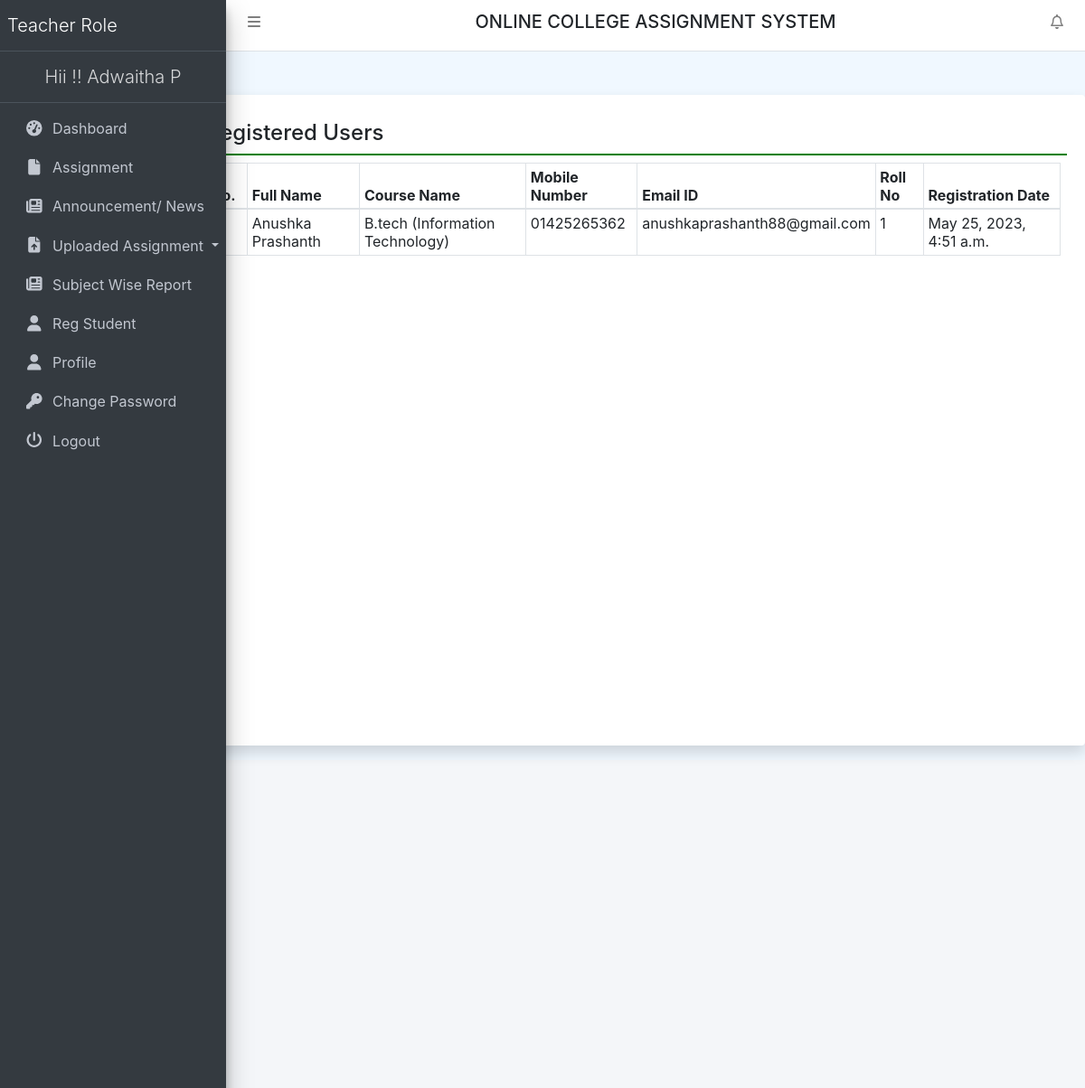
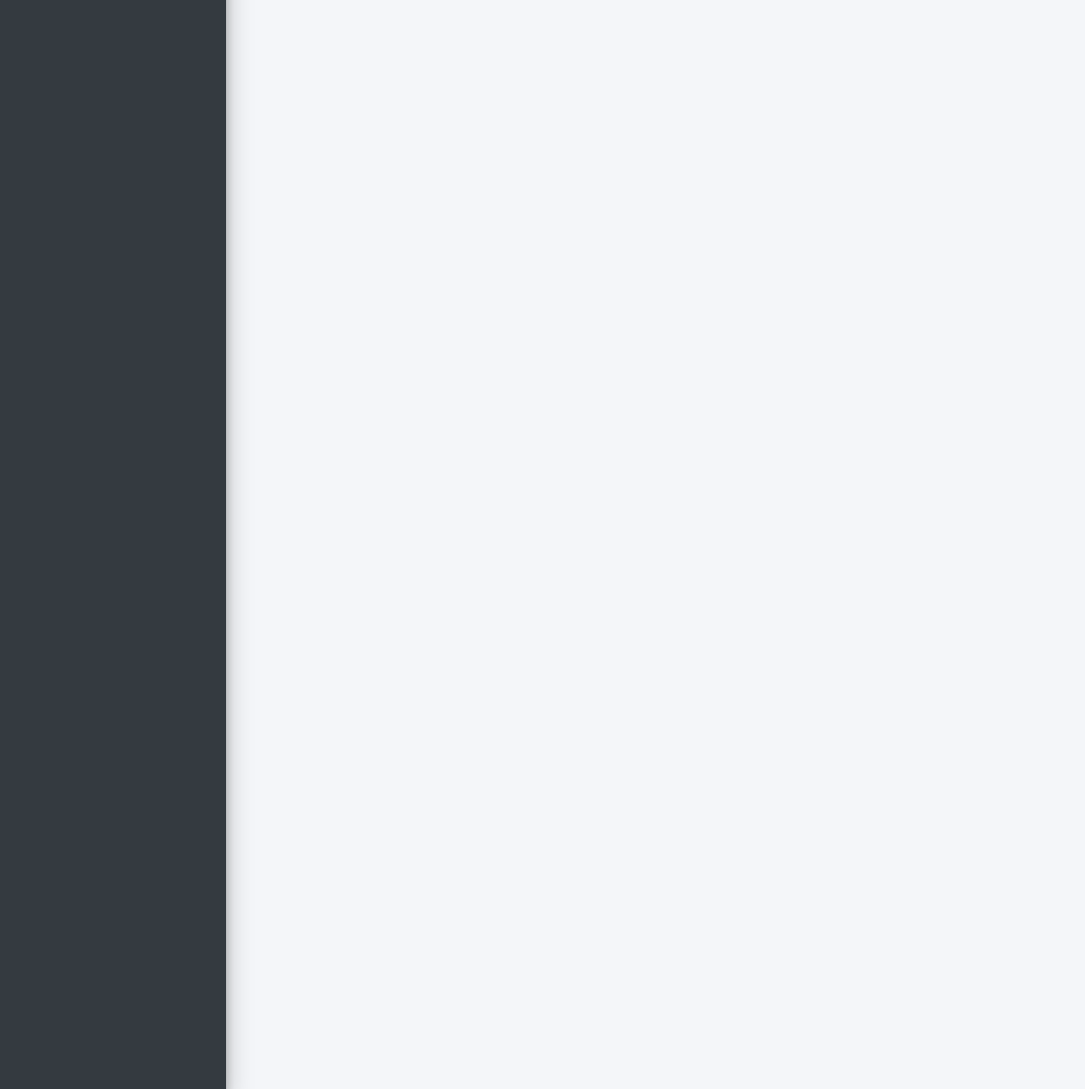
/regCoursewiseUser (signed in), run on the app's committed database (2 pictures, top to bottom).
### collegeAssignment/models.py (models this page shows, shortened)
class UserDetail(models.Model):
    user = models.ForeignKey(User, on_delete=models.CASCADE)
    MobileNumber = models.CharField(max_length=200, null=True)
    course = models.ForeignKey(Course, on_delete=models.CASCADE)
    RollNumber = models.CharField(max_length=200, null=True)
    RegDate = models.DateTimeField(auto_now_add=True)

class Course(models.Model):
    BranchName = models.CharField(max_length=150, null=True)
    CourseName = models.CharField(max_length=200, null=True)
    CreationDate = models.DateTimeField(auto_now_add=True)
    def __str__(self):
        return self.CourseName

### collegeAssignment/views.py (the view)
# urls.py: path('regCoursewiseUser', regCoursewiseUser, name='regCoursewiseUser'),
def regCoursewiseUser(request):
    if not request.user.is_authenticated:
        return redirect('teacher_login')
    user = request.user
    teachercourse = Teacher.objects.get(users=user).course
    print(teachercourse)
    userDtls = UserDetail.objects.filter(course=teachercourse)
    return render(request, 'regCoursewiseUser.html', locals())

### collegeAssignment/templates/regCoursewiseUser.html
{% extends 'teacherHeader.html' %}
{% block main %}
<div class="card shadow mt-5 offset-2" style="min-height: 90vh">
    <div class="card-body">
        <h4 class="p-2" style="border-bottom: 2px solid green;">Registered Users</h4>
        <div class="container-fluid mt-2">
            <table class="table table-bordered table-sm">
                <thead>
                <tr>
                    <th>S No.</th>
                    <th>Full Name</th>
                    <th>Course Name</th>
                    <th>Mobile Number</th>
                    <th>Email ID</th>
                    <th>Roll No</th>
                    <th>Registration Date</th>
                </tr>
                </thead>
                <tbody>
                {% for i in userDtls %}
                <tr>
                    <td>{{forloop.counter}}</td>
                    <td>{{i.user.first_name}} {{i.user.last_name}}</td>
                    <td>{{i.course.CourseName}} ({{i.course.BranchName}})</td>
                    <td>{{i.MobileNumber}}</td>
                    <td>{{i.user.username}}</td>
                    <td>{{i.RollNumber}}</td>
                    <td>{{i.RegDate}}</td>
                </tr>
                {% endfor %}
                </tbody>
            </table>
        </div>
    </div>
</div>
{% endblock %}

### collegeAssignment/templates/teacherHeader.html (shortened to what this page needs)
{% load static %}
<html>
    <head runat="server">
        <link href="{% static 'css/bootstrap.css' %}" rel="stylesheet" />
        <link href="{% static 'css/all.css' %}" rel="stylesheet" />
        <link href="{% static 'css/adminlte.css' %}" rel="stylesheet" />
        <link href="{% static 'css/OverlayScrollbars.css' %}" rel="stylesheet" />
        <link rel="stylesheet" href="https://cdn.datatables.net/1.10.23/css/jquery.dataTables.min.css">
        <link rel="stylesheet" href="https://cdn.datatables.net/buttons/1.6.5/css/buttons.dataTables.min.css">
		<link rel="stylesheet" href="https://cdn.jsdelivr.net/npm/bootstrap-select@1.13.14/dist/css/bootstrap-select.min.css">
    </head>
    <body class="hold-transition sidebar-mini layout-fixed layout-navbar-fixed layout-footer-fixed">
        <nav class="main-header navbar navbar-expand navbar-white navbar-light">
            <ul class="navbar-nav">
                <li class="nav-item">
                    <a class="nav-link" data-widget="pushmenu" href="#" role="button"><i class="fas fa-bars"></i></a>
                </li>
            </ul>
            <h5 class="text-center text-uppercase" style="width:100%;">Online College Assignment System</h5>
            <ul class="navbar-nav ml-auto">
                <li class="nav-item dropdown">
                    <a class="nav-link" data-toggle="dropdown" href="#">
                        <i class="far fa-bell fas-shake animated"></i>
                    </a>
                </li>
            </ul>
        </nav>
        <aside class="main-sidebar sidebar-dark-primary elevation-4">
            <a href="{% url 'tdashboard' %}" class="brand-link">
                <span class="brand-text font-weight-light">Teacher Role</span>
            </a>
			<a href="{% url 'tdashboard' %}" class="brand-link">
                <center><span class="brand-text font-weight-light">Hii !! {{request.user.first_name}} {{request.user.last_name}} </span></center>
            </a>
            <div class="sidebar">
                <nav class="mt-2">
                    <ul class="nav nav-pills nav-sidebar flex-column" data-widget="treeview" role="menu" data-accordion="false">
                        <li class="nav-item"><a href="{% url 'tdashboard' %}" class="nav-link">
                    <i class="nav-icon fas fa-tachometer-alt"></i>
                    <p>Dashboard</p>
                </a></li>
                <li class="nav-item"><a href="{% url 'teacherAssignment' %}" class="nav-link">
							<i class="nav-icon fas fa-file"></i>
							<p>Assignment</p>
                </a></li>
                <li class="nav-item"><a href="{% url 'teacherNews' %}" class="nav-link">
							<i class="nav-icon fas fa-newspaper"></i>
							<p>Announcement/ News</p>
                </a></li>
                <li class="nav-item dropdown">
                    <a class="nav-link dropdown-toggle" href="#" id="navbarDropdown"
                       role="button" data-toggle="dropdown" aria-haspopup="true"
                       aria-expanded="false"> <i class="nav-icon fas fa-file-upload"></i> Uploaded Assignment </a>
                </li>
                <li class="nav-item"><a href="{% url 'subjectwiseReport' %}" class="nav-link">
							<i class="nav-icon fas fa-newspaper"></i>
							<p>Subject Wise Report</p>
                </a></li>
                <li class="nav-item"><a href="{% url 'regCoursewiseUser' %}" class="nav-link">
							<i class="nav-icon fas fa-user"></i>
							<p>Reg Student</p>
                </a></li>
                        <li class="nav-item"><a href="{% url 'teacherProfile' %}" class="nav-link">
							<i class="nav-icon fas fa-user"></i>
							<p>Profile</p>
                </a></li>
                        <li class="nav-item"><a href="{% url 'teacherchangePassword' %}" class="nav-link">
							<i class="nav-icon fas fa-key"></i>
							<p>Change Password</p>
                </a></li>
                        <li class="nav-item"><a href="/logout" class="nav-link">
							<i class="nav-icon fas fa-power-off"></i>
							<p>Logout</p>
                </a></li>
                    </ul>
                </nav>
            </div>
        </aside>
        {% block main %}
        {% endblock %}
        <div class="content-wrapper"></div>

### collegeAssignment/static/css/all.css (style rules this page uses)
.fa-bars:before { content: "\f0c9"; }
.fa-bell:before { content: "\f0f3"; }
.fa-file:before { content: "\f15b"; }
.fa-key:before { content: "\f084"; }
.fa-newspaper:before { content: "\f1ea"; }
.fa-power-off:before { content: "\f011"; }
.fa-user:before { content: "\f007"; }

### collegeAssignment/static/css/OverlayScrollbars.css (style rules this page uses)
.os-host, .os-host-textarea { position: relative; overflow: visible !important; -webkit-box-orient: vertical; -webkit-box-direction: normal; -ms-flex-direction: column; flex-direction: column; -ms-flex-wrap: nowrap; flex-wrap: nowrap; -webkit-box-pack: start; -ms-flex-pack: start; justify-content: flex-start; -ms-flex-line-pack: start; align-content: flex-start; -webkit-box-align: start; -ms-flex-align: start; -ms-grid-row-align: flex-start; align-items: flex-start; }

### collegeAssignment/templates/teacherHeader.html (style rules this page uses)
body { background-color: aliceblue; }

### data on the page
UserDetail: user.first_name "Anushka", user.last_name "Prashanth", course.CourseName "B.tech", course.BranchName "Information Technology", MobileNumber "01425265362", user.username "anushkaprashanth88@gmail.com", RollNumber "1", RegDate "May 25, 2023, 4:51 a.m."

### other printed values
{{ request.user.first_name }} "Adwaitha"
{{ request.user.last_name }} "P"
